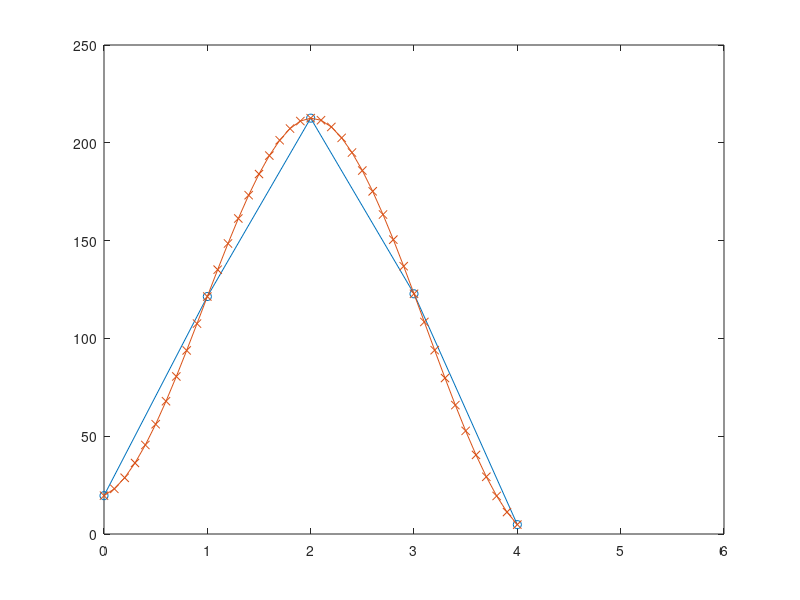

Reproduce this figure in MATLAB. (Note: this script raises an error after producing the figure.)
load('testdata.mat')

iData = MeanData2;

DataLen = length(iData);

x = 0:DataLen-1;

y = iData;

plot(x, y,'-o')
hold on

IntGap = 0.1;
xn = 0:IntGap:DataLen+1;

InputDataNum = length(x);

yn = interp1(x, y, xn,'spline');

plot(xn, yn,'-x')

yn1 = SplineInterpolation(x, y, xn);
plot(xn, yn1,'-x')

